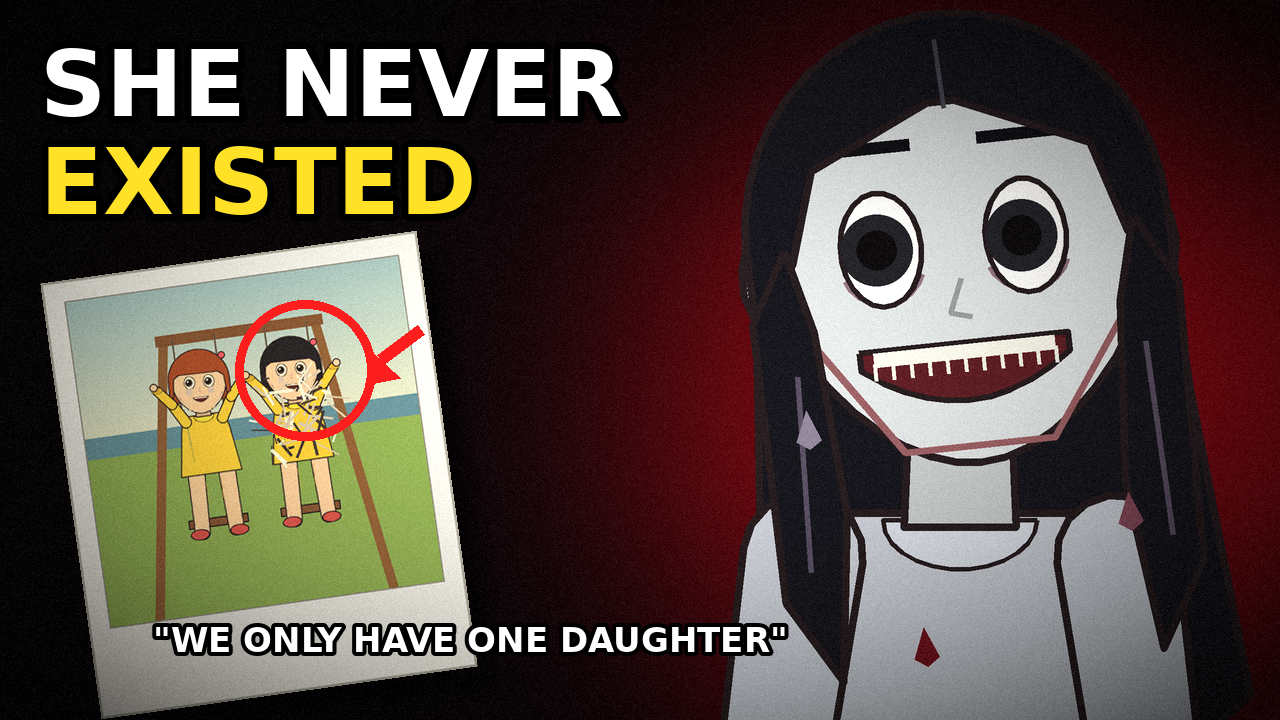

Write Python code to recreate this figure.
import math, random
import numpy as np
from PIL import Image, ImageDraw, ImageFont, ImageFilter
from chars import draw_character, make_pose
import render
W, H = 1280, 720
B = "/usr/share/fonts/truetype/dejavu/DejaVuSans-Bold.ttf"
img = Image.new("RGBA", (W, H), (10, 6, 8, 255))
# red radial glow behind Lily
g = Image.new("L", (W, H), 0)
ImageDraw.Draw(g).ellipse([640, 40, 1340, 760], fill=200)
g = g.filter(ImageFilter.GaussianBlur(120))
img.paste((150, 10, 20, 255), (0, 0), g)
# Lily creepy bust
p = make_pose(dict(c="lily", anim="still", expr="creepy_smile", look=(-0.25, 0)), 0.2, 5, 0, 1)
p["head_tilt"] = -6
li, ox, oy = draw_character("lily", p, 14.0, bust=True, opts={"wet": True})
img.alpha_composite(li, (int(960 - li.width / 2), H - li.height + 10))
# polaroid with scratched face
pol = render.polaroid_img("front", "right", "").resize((380, 440), Image.LANCZOS)
pol = pol.rotate(8, expand=True, resample=Image.BICUBIC)
sh = Image.new("RGBA", pol.size, (0, 0, 0, 0)); sh.putalpha(pol.getchannel("A").point(lambda v: v * .7))
img.alpha_composite(sh.filter(ImageFilter.GaussianBlur(10)), (60, 250))
img.alpha_composite(pol, (40, 230))
# vignette + grain
a = np.asarray(img.convert("RGB")).astype(np.float32)
yy, xx = np.mgrid[0:H, 0:W]
r = np.sqrt(((xx - W/2) / (W/2))**2 + ((yy - H/2) / (H/2))**2)
a *= np.clip(1.15 - 0.45 * r**2, 0.35, 1.1)[..., None]
a += np.random.RandomState(1).randn(H, W, 1) * 5
img = Image.fromarray(np.clip(a, 0, 255).astype(np.uint8)).convert("RGBA")
d = ImageDraw.Draw(img)
# red circle around scratched face + arrow
d.ellipse([235, 300, 375, 440], outline=(255, 30, 30), width=9)
d.line([(420, 330), (380, 360)], fill=(255, 30, 30), width=12)
d.polygon([(372, 352), (400, 378), (365, 385)], fill=(255, 30, 30))
# headline
f1 = ImageFont.truetype(B, 92)
f2 = ImageFont.truetype(B, 50)
d.text((40, 30), "SHE NEVER", font=f1, fill=(255, 255, 255), stroke_width=7, stroke_fill=(0, 0, 0))
d.text((40, 128), "EXISTED", font=f1, fill=(255, 225, 40), stroke_width=7, stroke_fill=(0, 0, 0))
d.text((470, 640), "\"WE ONLY HAVE ONE DAUGHTER\"", font=ImageFont.truetype(B, 34), fill=(255, 255, 255), stroke_width=4, stroke_fill=(0, 0, 0), anchor="mm")
img.convert("RGB").save("thumbnail.png")
print("ok")
